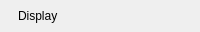
               <widget class="QFrame" name="rowDisplay">
                <property name="minimumSize">
                 <size>
                  <width>0</width>
                  <height>32</height>
                 </size>
                </property>
                <property name="maximumSize">
                 <size>
                  <width>16777215</width>
                  <height>32</height>
                 </size>
                </property>
                <property name="role" stdset="0">
                 <string>statusRow</string>
                </property>
                <property name="showIf" stdset="0">
                 <string>!consoleMode</string>
                </property>
                <property name="bind_fixedHeight" stdset="0">
                 <string>srh</string>
                </property>
                <layout class="QHBoxLayout" name="rowDisplayLayout" stretch="0,0,0,0,1">
                 <property name="spacing">
                  <number>0</number>
                 </property>
                 <property name="leftMargin">
                  <number>0</number>
                 </property>
                 <property name="topMargin">
                  <number>0</number>
                 </property>
                 <property name="rightMargin">
                  <number>0</number>
                 </property>
                 <property name="bottomMargin">
                  <number>0</number>
                 </property>
                 <item>
                  <widget class="QLabel" name="rowDisplayDot">
                   <property name="minimumSize">
                    <size>
                     <width>6</width>
                     <height>6</height>
                    </size>
                   </property>
                   <property name="maximumSize">
                    <size>
                     <width>6</width>
                     <height>6</height>
                    </size>
                   </property>
                   <property name="role" stdset="0">
                    <string>dot</string>
                   </property>
                   <property name="tone" stdset="0">
                    <string>info</string>
                   </property>
                  </widget>
                 </item>
                 <item>
                  <spacer name="gap_13">
                   <property name="orientation">
                    <enum>Qt::Orientation::Horizontal</enum>
                   </property>
                   <property name="sizeType">
                    <enum>QSizePolicy::Policy::Fixed</enum>
                   </property>
                   <property name="sizeHint" stdset="0">
                    <size>
                     <width>12</width>
                     <height>1</height>
                    </size>
                   </property>
                  </spacer>
                 </item>
                 <item>
                  <widget class="QLabel" name="rowDisplayLabel">
                   <property name="text">
                    <string>Display</string>
                   </property>
                   <property name="minimumSize">
                    <size>
                     <width>102</width>
                     <height>0</height>
                    </size>
                   </property>
                   <property name="role" stdset="0">
                    <string>rowLabel</string>
                   </property>
                  </widget>
                 </item>
                 <item>
                  <spacer name="hSpacer_9">
                   <property name="orientation">
                    <enum>Qt::Orientation::Horizontal</enum>
                   </property>
                   <property name="sizeHint" stdset="0">
                    <size>
                     <width>10</width>
                     <height>20</height>
                    </size>
                   </property>
                  </spacer>
                 </item>
                 <item>
                  <widget class="QLabel" name="rowDisplayValue">
                   <property name="alignment">
                    <set>Qt::AlignmentFlag::AlignRight|Qt::AlignmentFlag::AlignVCenter</set>
                   </property>
                   <property name="role" stdset="0">
                    <string>rowValue</string>
                   </property>
                   <property name="bind" stdset="0">
                    <string>Format.display(setup)</string>
                   </property>
                   <property name="elide" stdset="0">
                    <bool>true</bool>
                   </property>
                  </widget>
                 </item>
                </layout>
               </widget>
